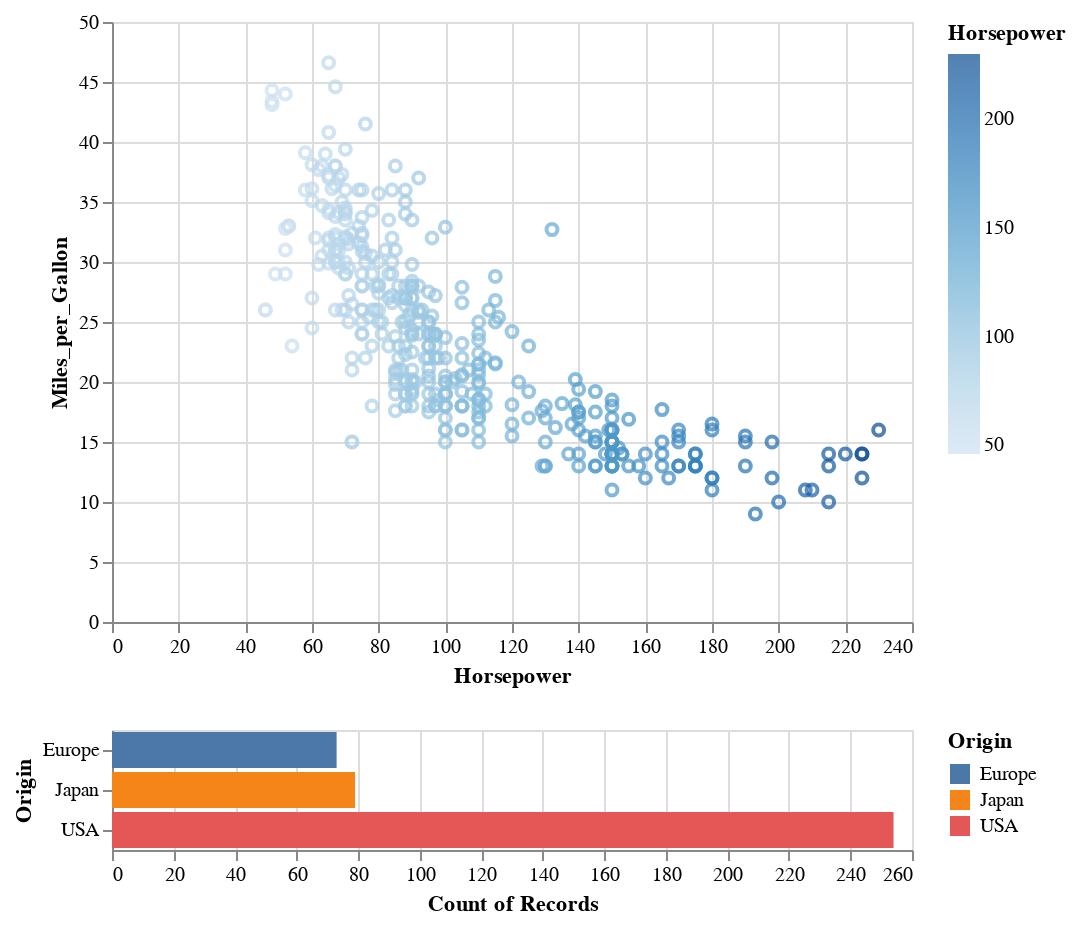

Here is the notebook cell this chart was saved with:
### Code cell
points= alt.Chart(cars).mark_point().encode(
    x='Horsepower:Q',
    y='Miles_per_Gallon:Q',
    color='Horsepower').add_selection( brush)
bar = alt.Chart(cars).mark_bar().encode(
    y='Origin:N',
    color='Origin:N',
    x='count(Origin):N',).transform_filter(brush)
points & bar

### Figure 1 — Vega-Lite specification as saved in the notebook (floating-point values rounded to 4 significant figures; data arrays with more than 128 entries replaced by an {"elided": "..."} marker saying what was removed)
{"config": {"view": {"continuousWidth": 400, "continuousHeight": 300}}, "vconcat": [{"mark": "point", "encoding": {"color": {"field": "Horsepower", "type": "quantitative"}, "x": {"field": "Horsepower", "type": "quantitative"}, "y": {"field": "Miles_per_Gallon", "type": "quantitative"}}, "selection": {"selector003": {"type": "interval", "encodings": ["x"]}}}, {"mark": "bar", "encoding": {"color": {"field": "Origin", "type": "nominal"}, "x": {"aggregate": "count", "field": "Origin", "type": "nominal"}, "y": {"field": "Origin", "type": "nominal"}}, "transform": [{"filter": {"selection": "selector003"}}]}], "data": {"name": "data-f02450ab61490a1363517a0190416235"}, "$schema": "https://vega.github.io/schema/vega-lite/v4.17.0.json", "datasets": {"data-f02450ab61490a1363517a0190416235": {"elided": "406 records"}}}
